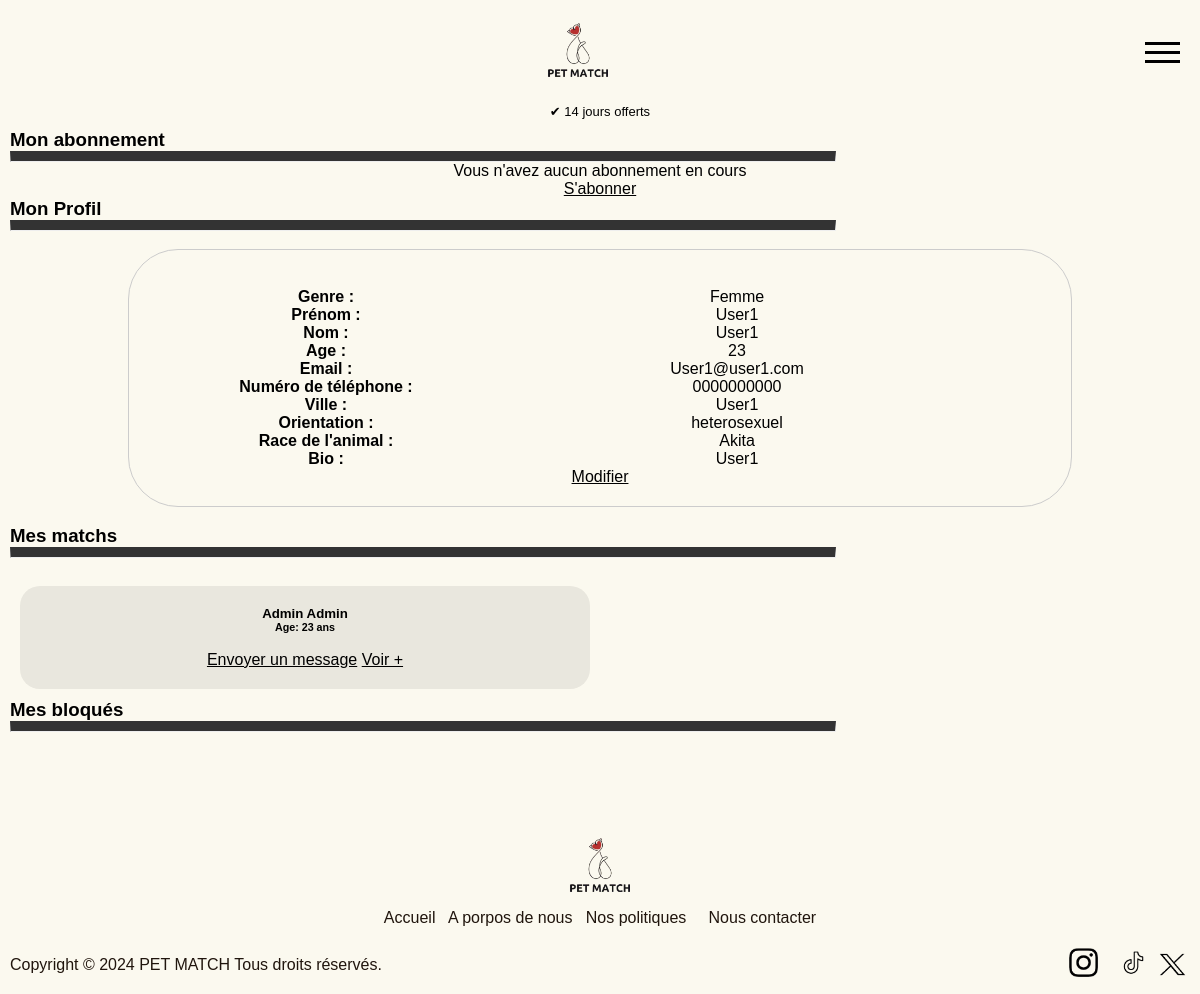
Screenshot of /user/user_space.php (signed in) with the database file from the repository.
### tables this page shows
CREATE TABLE user (
    id INTEGER PRIMARY KEY AUTOINCREMENT,
    gender TEXT NOT NULL,
    firstname TEXT NOT NULL,
    lastname TEXT NOT NULL,
    email TEXT NOT NULL UNIQUE,
    password TEXT NOT NULL,
    phone TEXT NOT NULL,
    city TEXT NOT NULL,
    birthday TEXT NOT NULL,
    orientation TEXT NOT NULL,
    bio TEXT,
    is_admin INTEGER NOT NULL DEFAULT 0,
    blocked INTEGER NOT NULL DEFAULT 0,
    created_at TIMESTAMP DEFAULT CURRENT_TIMESTAMP,
    subscription TEXT,
    dog_breed TEXT NOT NULL
, "photo" TEXT);

CREATE TABLE match (
    id INTEGER PRIMARY KEY AUTOINCREMENT,
    user1_id INTEGER NOT NULL,
    user2_id INTEGER NOT NULL,
    match_date TIMESTAMP DEFAULT CURRENT_TIMESTAMP,
    FOREIGN KEY (user1_id) REFERENCES user(id),
    FOREIGN KEY (user2_id) REFERENCES user(id)
);

### user/user_space.php (the view, shortened to what this page needs)
<?php include '../template/header.php'; ?>
<?php
try {
    $pdo = new PDO('sqlite:../DB/my_database.db');
    $pdo->setAttribute(PDO::ATTR_ERRMODE, PDO::ERRMODE_EXCEPTION);
    $request = $pdo->prepare('SELECT * FROM user WHERE id = ?');
    $request->execute([$_SESSION["user_id"]]);
    $response = $request->fetch(PDO::FETCH_ASSOC);
    if ($response) {
        $subscription = $pdo->prepare("SELECT * FROM subscription WHERE name = ?");
        $subscription->execute([$response['subscription']]);
        $response_subscription = $subscription->fetch(PDO::FETCH_ASSOC);
    } else {
        echo "Utilisateur non trouvé.";
    }
} catch (Exception $e) {
    echo "Erreur lors de la récupération des informations de l'utilisateur : " . $e->getMessage();
}
?>
<link rel="stylesheet" href="../css/user_space.css"></link>
<h3>Mon abonnement</h3>
<hr style="border-top: 10px solid #333; width:70%">
<div class="center">
    <?php
        if ($response_subscription) {
            $subscription_detail = $pdo->prepare("SELECT * FROM user_subscription WHERE user_id = ?");
            $subscription_detail->execute([$response["id"]]);
            $response_subscription_detail = $subscription_detail->fetch(PDO::FETCH_ASSOC);
            echo "<p>Vous avez l'abonnement " . $response_subscription["name"] . "</p>";
            echo "<p>Il se termine le " . $response_subscription_detail["end"] . "</p>";
            echo "<p><a href='unsubscribe.php?sub_id='".$response_subscription_detail["id"]." onclick='return confirm(\"Êtes-vous sûr de vouloir résilier ?\")';>Résilier</a> <a href='change_subscription.php'>Modifier</a></p>";
        } else {
            echo "<p>Vous n'avez aucun abonnement en cours</p>";
            echo "<p><a href='subscribe.php'>S'abonner</a></p>";
        }
    ?>
</div>
<h3>Mon Profil</h3>
<hr style="border-top: 10px solid #333; width:70%">
<br>
<div class="my_infos">
    <div>
    </div>
    <div class="infos">
        <p class="type" >Genre :</p>
        <p class="value"><?php echo htmlspecialchars($response['gender']); ?></p>
    </div>
    <div class="infos">
        <p class="type" >Prénom :</p>
        <p class="value"><?php echo htmlspecialchars($response['firstname']); ?></p>
    </div>
    <div class="infos">
        <p class="type" >Nom :</p>
        <p class="value"><?php echo htmlspecialchars($response['lastname']); ?></p>
    </div>
    <div class="infos">
        <p class="type" >Age :</p>
        <p class="value">
            <?php
                $dateOfBirth = $response['birthday'];
                if (!is_null($dateOfBirth)) {
                    $birthdate = DateTime::createFromFormat('Y-m-d', $dateOfBirth);
                    if ($birthdate) {
                        $currentDate = new DateTime();
                        $age = $currentDate->diff($birthdate)->y;
                        echo $age;
                    } else {
                        echo "Format de date de naissance invalide pour l'utilisateur ID: " . $response['id'] . "<br>";
                    }
                } else {
                    echo "Date de naissance manquante pour l'utilisateur ID: " . $response['id'] . "<br>";
                }
            ?>
        </p>
    </div>
    <div class="infos">
        <p class="type" >Email :</p>
        <p class="value"><?php echo htmlspecialchars($response['email']); ?></p>
    </div>
    <div class="infos">
        <p class="type" >Numéro de téléphone :</p>
        <p class="value"><?php echo htmlspecialchars($response['phone']); ?></p>
    </div>
    <div class="infos">
        <p class="type" >Ville :</p>
        <p class="value"><?php echo htmlspecialchars($response['city']); ?></p>
    </div>
    <div class="infos">
        <p class="type" >Orientation :</p>
        <p class="value"><?php echo htmlspecialchars($response['orientation']); ?></p>
    </div>
    <div class="infos">
        <p class="type" >Race de l'animal :</p>
        <p class="value"><?php echo htmlspecialchars($response['dog_breed']); ?></p>
    </div>
    <div class="infos">
        <p class="type" >Bio :</p>
        <p class="value"><?php echo htmlspecialchars($response['bio']); ?></p>
    </div>
    <a href="edit_user_info.php">Modifier</a>
</div>
<br>
<div>
    <h3>Mes matchs</h3>
    <hr style="border-top: 10px solid #333; width:70%">
    <br>
    <?php
        $sql = "SELECT * FROM match WHERE (user1_id = ?) OR (user2_id = ?)";
        $stmt = $pdo->prepare($sql);
        $stmt->execute([$_SESSION['user_id'], $_SESSION['user_id']]);
        $users_match = $stmt->fetchAll(PDO::FETCH_ASSOC);
        foreach ($users_match as $match) {
            $other_user_id = ($match['user1_id'] == $_SESSION['user_id']) ? $match['user2_id'] : $match['user1_id'];
            $other_user_request = $pdo->prepare('SELECT * FROM user WHERE id = ?');
            $other_user_request->execute([$other_user_id]);
            $other_user = $other_user_request->fetch(PDO::FETCH_ASSOC);
            if ($other_user) {
                $birthdate = DateTime::createFromFormat('Y-m-d', $other_user['birthday']);
                $age = $birthdate ? (new DateTime())->diff($birthdate)->y : 'Inconnu';
                echo "<div class='card center'>
                    <h5>".$other_user['firstname']." ".$other_user['lastname']."</h5>
                    <h6>Age: ".$age." ans</h6>
                    <br>
                    <a href='../feature/messages.php?id=".$other_user['id']."' class='add-to-cart left-text' id='like'>Envoyer un message</a>
                    <a href='../feature/see_profile.php?id=".$other_user['id']."' class='right-text'>Voir +</a>
                </div>";
            }
        }
    ?>
</div>
<div>
    <h3>Mes bloqués</h3>
    <hr style="border-top: 10px solid #333; width:70%">
    <br>
</div>
<?php include '../template/footer.php'; ?>

### css/style.css (style rules this page uses)
* { margin: 0; padding: 0; box-sizing: border-box; }
html { height: 100%; background-color: #FBF9EF; }
body { min-height: 100%; display: block; flex-direction: column; font-family: "Arial", Sans-serif; background-color: #FBF9EF; }
p { color : #000000; }
a { color : rgb(0, 0, 0); cursor: pointer; text-decoration: underline; }
.center { width: 100%; text-align: center; }
.card { width: calc(100%/2 - 20px); padding: 20px; margin: 10px; background-color: #E9E7DE; border-radius: 20px; }
.left-text { flex: 1; }
.right-text { flex: 1; text-align: right; }

### css/user_space.css (style rules this page uses)
.my_infos { margin: auto; width: 80%; border: 1px solid #ccc; border-radius: 50px; padding: 20px 60px; text-align: center; display: block; color : black; }
.infos { display: grid; grid-template-columns: 1fr 2fr; }
p.type { font-weight:bold; }
p.value { float: right; }

### rows the page displays
user: gender "Femme", firstname "User1", lastname "User1", email "User1@user1.com", phone "0000000000", city "User1", orientation "heterosexuel", dog_breed "Akita", bio "User1"
match: user1.firstname "Admin", user1.lastname "Admin"
